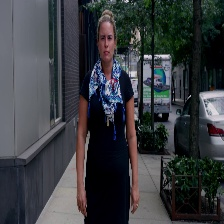
#> input picture frames/fake_1012.jpg, 224 x 224 px
$ python -i face_service.py   (imports and definitions only)
#> lines starting #> are read from the running program, lines starting #| are printed output that depends on the picture
#> further down, picture is the input picture: shape (224, 224, 3); mean B, G, R 63.4, 59.7, 57
import cv2

face_cascade = cv2.CascadeClassifier(
    cv2.data.haarcascades + "haarcascade_frontalface_default.xml"
)

def detect_faces(frame):

    gray = cv2.cvtColor(frame, cv2.COLOR_BGR2GRAY)
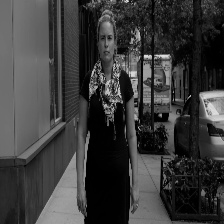
#> gray: shape (224, 224); min 0, max 225, mean 59.3

    faces = face_cascade.detectMultiScale(gray, 1.3, 5)
#> faces = ()

    face_images = []

    for (x, y, w, h) in faces:

        face = frame[y:y+h, x:x+w]

        face = cv2.resize(face, (224,224))

        face_images.append(face)
#> this loop made 0 passes
#> after the loop, face_images = []

    return face_images

>>> import cv2
>>> picture = cv2.imread('../../frames/fake_1012.jpg')
>>> result = detect_faces(picture)
#> result = []
